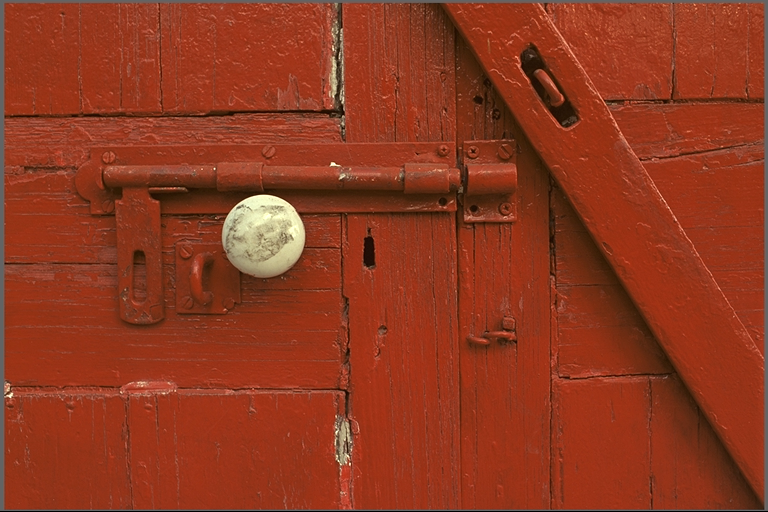
#> input picture tests/kodim02.png, 768 x 512 px
$ python -i dominantcolors.py   (imports and definitions only)
#> lines starting #> are read from the running program, lines starting #| are printed output that depends on the picture; after the words box and inside, x2 and y2 are one past the last pixel; in counts of white or black regions, pixels touching at a corner belong together
#> further down, picture is the input picture: PIL image 768x512 RGB; mean R, G, B 142.9, 56.4, 31.2
from colorsys import hls_to_rgb, rgb_to_hls
from math import isclose

import click
import numpy as np
from fast_colorthief import get_palette
from PIL import Image, ImageColor


# [74 lines left out: functions to_hex, blend_colors, luminance_value, color_luminance, contrast_ratio, adjust_closest_color and 1 more, not called in this run]


def preprocess_image(image):
    """Preprocess image to exclude dark and saturated dominant colors"""

    width, height = image.size
#> width = 768; height = 512
    image = image.resize((width // 2, height // 2)).convert("HSV")
#> image: PIL image 384x256 HSV; mean H, S, V 10, 198.4, 142.9
    image_hsv = np.array(image)

    # get darkest colors
    ignore_mask = image_hsv[:, :, 2] < 40
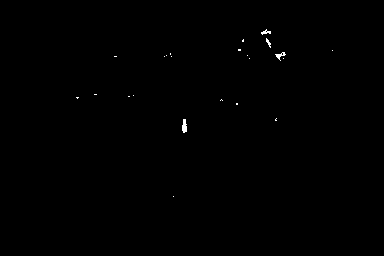
#> ignore_mask: shape (256, 384) bool; 0.19% white in thin lines or dots, all inside (x1, y1, x2, y2) = (76, 29, 333, 197)

    # desaturate colors
    image_hsv[:, :, 1] = np.minimum(image_hsv[:, :, 1], 200)
#> image_hsv: shape (256, 384, 3); mean of channels 0, 1, 2 10, 190.2, 142.9

    image_rgba = Image.fromarray(image_hsv, "HSV").convert("RGBA")
    image_arr = np.array(image_rgba)

    # ignore darkest colors
    image_arr[ignore_mask, 3] = 0
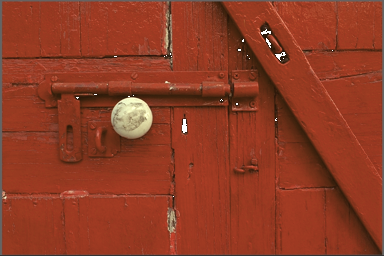
#> image_arr: shape (256, 384, 4); mean R, G, B, A 142.9, 59, 36.1, 254.5; transparent parts drawn white

    return image_arr


# [23 lines left out: function color_extractor, not called in this run]

>>> from PIL import Image
>>> picture = Image.open('../tests/kodim02.png')
>>> result = preprocess_image(picture)
